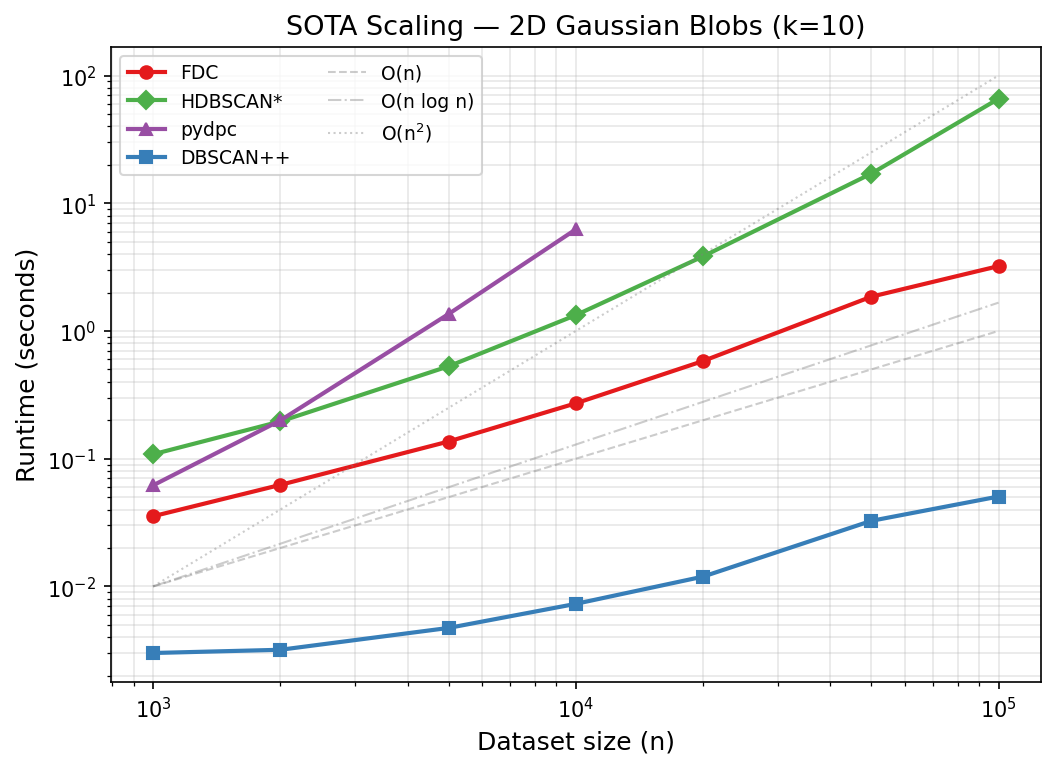

This chart was generated by the following Python code:
"""
SOTA scalability benchmark: runtime and peak memory vs dataset size.

Compares FDC (Rust) against pydpc, DBSCAN++, and HDBSCAN on synthetic
2D Gaussian blobs with increasing n. Generates a log-log runtime plot.

Usage:
    uv run python benchmarks/benchmark_sota_scaling.py [--no-plot] [--trials 3]
"""

import argparse
import gc
import sys
import os
import time
import tracemalloc
import warnings

import numpy as np
from sklearn.datasets import make_blobs
from sklearn.preprocessing import StandardScaler
from sklearn.cluster import HDBSCAN
from tabulate import tabulate

sys.path.insert(0, os.path.join(os.path.dirname(__file__), ".."))
from fdc import FDC

warnings.filterwarnings("ignore")

# ── Configuration ────────────────────────────────────────────────────────────

SIZES = [1_000, 2_000, 5_000, 10_000, 20_000, 50_000, 100_000]
N_CLUSTERS = 10
N_FEATURES = 2
RANDOM_STATE = 42

# pydpc uses O(n^2) distance matrix — skip past this threshold
PYDPC_MAX_N = 10_000


# ── Algorithm wrappers ───────────────────────────────────────────────────────

def _has_pydpc():
    try:
        import pydpc
        return True
    except ImportError:
        return False


def _has_dbscanpp():
    try:
        from DBSCANPP import DBSCANPP
        return True
    except ImportError:
        return False


def _fit_fdc(X):
    _real_stdout = sys.__stdout__
    sys.__stdout__ = open(os.devnull, "w")
    _cur_stdout = sys.stdout
    sys.stdout = sys.__stdout__
    try:
        FDC(eta=0.6, verbose=0, random_state=42).fit(X)
    finally:
        sys.__stdout__.close()
        sys.__stdout__ = _real_stdout
        sys.stdout = _cur_stdout


def _fit_hdbscan(X):
    HDBSCAN(min_cluster_size=15).fit(X)


def _fit_pydpc(X):
    import pydpc
    c = pydpc.Cluster(X, fraction=0.02, autoplot=False)
    c.assign(1.0, 1.0)


def _fit_dbscanpp(X):
    from DBSCANPP import DBSCANPP
    DBSCANPP(p=0.3, eps_density=0.5, eps_clustering=0.5, minPts=5).fit_predict(X)


# ── Algorithm registry ───────────────────────────────────────────────────────

def _build_algorithms():
    algos = [
        {"name": "FDC", "fit": _fit_fdc, "max_n": None},
        {"name": "HDBSCAN*", "fit": _fit_hdbscan, "max_n": None},
    ]
    if _has_pydpc():
        algos.append({
            "name": "pydpc",
            "fit": _fit_pydpc,
            "max_n": PYDPC_MAX_N,
        })
    else:
        print("  pydpc not installed — skipping")

    if _has_dbscanpp():
        algos.append({
            "name": "DBSCAN++",
            "fit": _fit_dbscanpp,
            "max_n": None,
        })
    else:
        print("  DBSCAN++ not installed — skipping")

    return algos


# ── Measurement ──────────────────────────────────────────────────────────────

def measure_once(fit_fn, X):
    """Return (wall_seconds, peak_memory_MiB)."""
    gc.collect()
    tracemalloc.start()

    t0 = time.perf_counter()
    try:
        fit_fn(X)
        elapsed = time.perf_counter() - t0
    except Exception as e:
        elapsed = float("nan")
        print(f"    FAIL: {e}")

    _, peak = tracemalloc.get_traced_memory()
    tracemalloc.stop()
    return elapsed, peak / (1024 * 1024)


# ── Run benchmark ────────────────────────────────────────────────────────────

def run_benchmark(n_trials=3):
    algos = _build_algorithms()
    algo_names = [a["name"] for a in algos]

    times = {a["name"]: {} for a in algos}
    memory = {a["name"]: {} for a in algos}

    for n in SIZES:
        print(f"\nn = {n:,}")
        X, _ = make_blobs(
            n_samples=n, n_features=N_FEATURES,
            centers=N_CLUSTERS, random_state=RANDOM_STATE,
        )
        X = StandardScaler().fit_transform(X)

        for algo in algos:
            name = algo["name"]
            if algo["max_n"] is not None and n > algo["max_n"]:
                print(f"  {name:>10s}: skipped (n > {algo['max_n']:,})")
                times[name][n] = float("nan")
                memory[name][n] = float("nan")
                continue

            trial_times = []
            trial_mem = []
            for _ in range(n_trials):
                elapsed, peak_mib = measure_once(algo["fit"], X)
                trial_times.append(elapsed)
                trial_mem.append(peak_mib)

            med_time = float(np.nanmedian(trial_times))
            med_mem = float(np.nanmedian(trial_mem))
            times[name][n] = med_time
            memory[name][n] = med_mem
            print(f"  {name:>10s}: {med_time:8.3f}s  {med_mem:8.1f} MiB")

    return algo_names, times, memory


# ── Print tables ─────────────────────────────────────────────────────────────

def print_tables(algo_names, times, memory):
    print("\n=== Runtime (seconds, median) ===\n")
    rows = []
    for n in SIZES:
        row = [f"{n:,}"]
        for a in algo_names:
            v = times[a].get(n, float("nan"))
            row.append(f"{v:.3f}" if not np.isnan(v) else "—")
        rows.append(row)
    print(tabulate(rows, headers=["n"] + algo_names, tablefmt="simple"))

    print("\n=== Peak Memory (MiB, median) ===\n")
    rows = []
    for n in SIZES:
        row = [f"{n:,}"]
        for a in algo_names:
            v = memory[a].get(n, float("nan"))
            row.append(f"{v:.1f}" if not np.isnan(v) else "—")
        rows.append(row)
    print(tabulate(rows, headers=["n"] + algo_names, tablefmt="simple"))
    print()


# ── Plot ─────────────────────────────────────────────────────────────────────

def plot_scaling(algo_names, times, outfile="benchmark_sota_scaling.png"):
    import matplotlib
    matplotlib.use("Agg")
    import matplotlib.pyplot as plt

    fig, ax = plt.subplots(figsize=(8, 5.5))

    styles = {
        "FDC":      {"marker": "o", "color": "#e41a1c"},
        "HDBSCAN*": {"marker": "D", "color": "#4daf4a"},
        "pydpc":    {"marker": "^", "color": "#984ea3"},
        "DBSCAN++": {"marker": "s", "color": "#377eb8"},
    }

    for name in algo_names:
        ns = sorted(times[name].keys())
        valid = [(n, times[name][n]) for n in ns if not np.isnan(times[name][n])]
        if not valid:
            continue
        vn, vt = zip(*valid)
        s = styles.get(name, {"marker": "x", "color": "gray"})
        ax.plot(vn, vt, marker=s["marker"], color=s["color"],
                label=name, linewidth=2, markersize=6)

    # Reference lines
    n_ref = np.array([SIZES[0], SIZES[-1]], dtype=float)
    t_base = 0.01
    ax.plot(n_ref, t_base * (n_ref / n_ref[0]),
            "--", color="gray", alpha=0.4, linewidth=1, label="O(n)")
    ax.plot(n_ref, t_base * (n_ref / n_ref[0]) * np.log2(n_ref) / np.log2(n_ref[0]),
            "-.", color="gray", alpha=0.4, linewidth=1, label="O(n log n)")
    ax.plot(n_ref, t_base * (n_ref / n_ref[0]) ** 2,
            ":", color="gray", alpha=0.4, linewidth=1, label=r"O(n$^2$)")

    ax.set_xscale("log")
    ax.set_yscale("log")
    ax.set_xlabel("Dataset size (n)", fontsize=12)
    ax.set_ylabel("Runtime (seconds)", fontsize=12)
    ax.set_title("SOTA Scaling — 2D Gaussian Blobs (k=10)", fontsize=13)
    ax.legend(fontsize=9, ncol=2)
    ax.grid(True, which="both", alpha=0.3)

    outpath = os.path.join(os.path.dirname(__file__), outfile)
    fig.savefig(outpath, dpi=150, bbox_inches="tight")
    plt.close(fig)
    print(f"Plot saved to {outpath}")


# ── CSV export ───────────────────────────────────────────────────────────────

def save_csvs(algo_names, times, memory):
    import csv

    benchdir = os.path.dirname(__file__)

    # Runtime CSV
    rt_path = os.path.join(benchdir, "sota_scaling_runtime.csv")
    with open(rt_path, "w", newline="") as f:
        w = csv.writer(f)
        w.writerow(["n"] + algo_names)
        for n in SIZES:
            row = [n]
            for a in algo_names:
                v = times[a].get(n, float("nan"))
                row.append(f"{v:.4f}" if not np.isnan(v) else "")
            w.writerow(row)
    print(f"Saved {rt_path}")

    # Memory CSV
    mem_path = os.path.join(benchdir, "sota_scaling_memory.csv")
    with open(mem_path, "w", newline="") as f:
        w = csv.writer(f)
        w.writerow(["n"] + algo_names)
        for n in SIZES:
            row = [n]
            for a in algo_names:
                v = memory[a].get(n, float("nan"))
                row.append(f"{v:.1f}" if not np.isnan(v) else "")
            w.writerow(row)
    print(f"Saved {mem_path}")


# ── Main ─────────────────────────────────────────────────────────────────────

def main():
    parser = argparse.ArgumentParser(description="SOTA scaling benchmark")
    parser.add_argument("--trials", type=int, default=3)
    parser.add_argument("--no-plot", action="store_true")
    args = parser.parse_args()

    print(f"Running SOTA scaling benchmark (trials={args.trials})...")
    algo_names, times, memory = run_benchmark(n_trials=args.trials)
    print_tables(algo_names, times, memory)
    save_csvs(algo_names, times, memory)

    if not args.no_plot:
        plot_scaling(algo_names, times)


if __name__ == "__main__":
    main()
